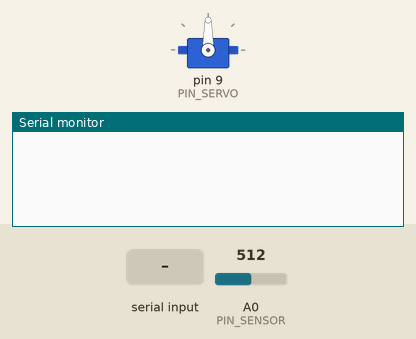
This sketch was run on a simulated Arduino Uno, built with avr-gcc and run on an emulated ATmega328P. Parts: servo, the last lines printed to the serial monitor. The test bench sets the inputs (shaded band); at power-on: A0 (PIN_SENSOR) = 512.

Above: at 1.9 s.
2.0 s: "SERVO:90\n" received over Serial
At 3.4 s:
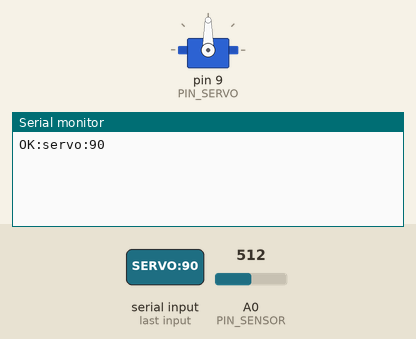
4.2 s: "SENSOR:1000\n" received over Serial
At 9.8 s:
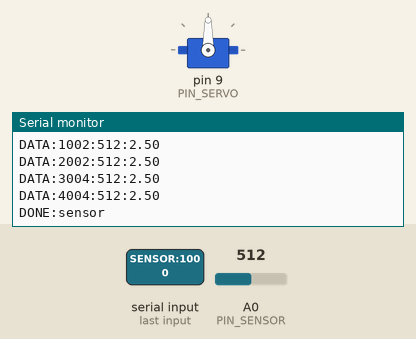
Timing chart, 0 to 11.3 s (numbered marks = the images above; inputs shaded):
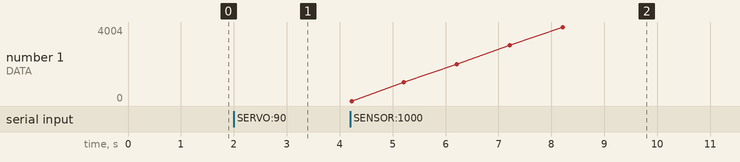

Measured:
- after the input at 2.0 s, the serial monitor: prints a new line after 0.71 s (image 1)
- after the input at 4.2 s, the serial monitor: prints a new line at once (image 2)

The sketch:

terminal.ino
```cpp
/*
 * ============================================================
 *  Laboratorio Comunicacion Serial - Parte II
 *  Arduino TERMINAL (arriba)
 *  - Servo en pin 9
 *  - Potenciometro en A0
 *  - Recibe comandos del HMI por Serial
 *  - Responde resultados al HMI
 * ============================================================
 *  Protocolo:
 *    Recibe:  "SERVO:90"      mueve servo
 *             "SENSOR:1000"   envia 5 lecturas
 *             "WELCOME:"      lee EEPROM
 *             "WELCOME:texto" guarda en EEPROM
 *    Envia:   "OK:servo:90"
 *             "DATA:t:raw:v"  (5 veces)
 *             "DONE:sensor"
 *             "OK:welcome:texto"
 * ============================================================
 */

#include <Servo.h>
#include <EEPROM.h>

#define PIN_SERVO          9
#define PIN_SENSOR         A0
#define EEPROM_MAGIC_ADDR  0
#define EEPROM_MSG_ADDR    1
#define EEPROM_MSG_LEN     40
#define EEPROM_MAGIC_VAL   0xA5
#define MAX_CMD_LEN        40
#define CMD_TIMEOUT_MS     300

Servo myServo;

char          cmdBuf[MAX_CMD_LEN + 1];
uint8_t       cmdLen      = 0;
unsigned long lastByte    = 0;
bool          timerActive = false;

void executeCmd(const char* cmd);
void doServo(int angle);
void doSensor(int ms);
void doWelcome(const char* args);
void setServoAngle(int angle);
int  toInt(const char* s);
bool sw(const char* s, const char* p);

// ═══════════════════════════════════════════════════════════
void setup() {
  Serial.begin(9600);
  setServoAngle(90);
}

void loop() {
  // Timeout
  if (timerActive && cmdLen > 0) {
    if ((millis() - lastByte) >= CMD_TIMEOUT_MS) {
      timerActive = false;
      cmdBuf[cmdLen] = '\0';
      executeCmd(cmdBuf);
      cmdLen = 0;
      memset(cmdBuf, 0, sizeof(cmdBuf));
      return;
    }
  }

  while (Serial.available() > 0) {
    char c = (char)Serial.read();
    lastByte    = millis();
    timerActive = true;

    if (c == '\n' || c == '\r') {
      if (cmdLen == 0) { timerActive = false; continue; }
      timerActive = false;
      cmdBuf[cmdLen] = '\0';
      executeCmd(cmdBuf);
      cmdLen = 0;
      memset(cmdBuf, 0, sizeof(cmdBuf));
      return;
    }

    if (cmdLen < MAX_CMD_LEN) cmdBuf[cmdLen++] = c;
  }
}

// ═══════════════════════════════════════════════════════════
void executeCmd(const char* cmd) {
  if (sw(cmd, "SERVO:")) {
    int a = toInt(cmd + 6);
    if (a >= 0 && a <= 180) doServo(a);
    else { Serial.println(F("ERR:angulo")); }
    return;
  }
  if (sw(cmd, "SENSOR:")) {
    int ms = toInt(cmd + 7);
    if (ms <= 0) ms = 1000;
    doSensor(ms);
    return;
  }
  if (sw(cmd, "WELCOME:")) {
    doWelcome(cmd + 8);
    return;
  }
  Serial.print(F("ERR:desconocido"));
}

void doServo(int angle) {
  setServoAngle(angle);
  Serial.print(F("OK:servo:"));
  Serial.println(angle);
}

void doSensor(int ms) {
  Serial.print(F("OK:sensor:"));
  Serial.println(ms);
  unsigned long t0 = millis();
  for (int i = 0; i < 5; i++) {
    unsigned long t = millis() - t0;
    int raw = analogRead(PIN_SENSOR);
    float v = raw * (5.0 / 1023.0);
    Serial.print(F("DATA:"));
    Serial.print(t);
    Serial.print(':');
    Serial.print(raw);
    Serial.print(':');
    Serial.println(v, 2);
    delay(ms);
  }
  Serial.println(F("DONE:sensor"));
}

void doWelcome(const char* args) {
  if (!args || strlen(args) == 0) {
    if (EEPROM.read(EEPROM_MAGIC_ADDR) == EEPROM_MAGIC_VAL) {
      char msg[EEPROM_MSG_LEN];
      for (uint8_t i = 0; i < EEPROM_MSG_LEN; i++) {
        msg[i] = (char)EEPROM.read(EEPROM_MSG_ADDR + i);
        if (!msg[i]) break;
      }
      Serial.print(F("OK:welcome:"));
      Serial.println(msg);
    } else {
      Serial.println(F("OK:welcome:vacio"));
    }
  } else {
    EEPROM.write(EEPROM_MAGIC_ADDR, EEPROM_MAGIC_VAL);
    uint8_t i = 0;
    while (args[i] && i < EEPROM_MSG_LEN - 1) {
      EEPROM.write(EEPROM_MSG_ADDR + i, (uint8_t)args[i]);
      i++;
    }
    EEPROM.write(EEPROM_MSG_ADDR + i, 0);
    Serial.print(F("OK:guardado:"));
    Serial.println(args);
  }
}

void setServoAngle(int angle) {
  myServo.detach();
  delay(50);
  myServo.attach(PIN_SERVO);
  delay(50);
  myServo.write(angle);
  delay(600);
}

int toInt(const char* s) {
  if (!s || !*s) return -1;
  int r = 0; bool ok = false;
  for (uint8_t i = 0; s[i]; i++) {
    if (s[i] >= '0' && s[i] <= '9') { r = r*10+(s[i]-'0'); ok=true; }
    else return -1;
  }
  return ok ? r : -1;
}

bool sw(const char* s, const char* p) {
  while (*p) { if (*s++ != *p++) return false; }
  return true;
}
```
